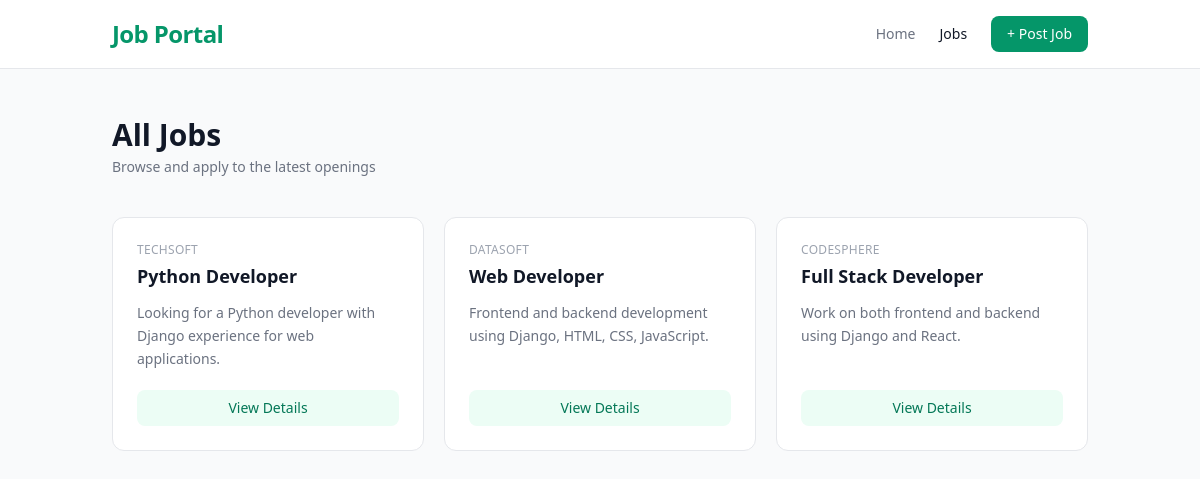
The app's page /jobs/, older data.
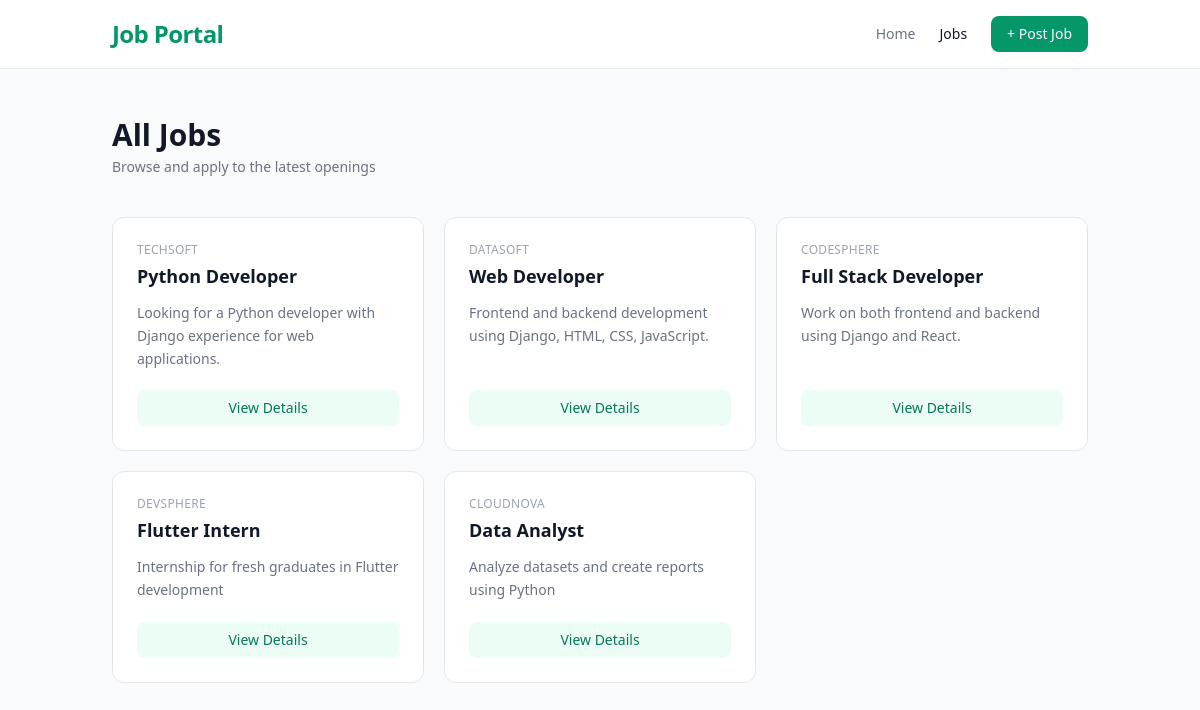
The same page, newer data.
### jobs/models.py (models this page shows, shortened)
class Job(models.Model):
    JOB_TYPE_CHOICES = (
        ('Full Time', 'Full Time'),
        ('Part Time', 'Part Time'),
        ('Remote', 'Remote'),
        ('Internship', 'Internship'),
    )
    employer = models.ForeignKey(EmployerProfile, on_delete=models.CASCADE)
    title = models.CharField(max_length=200)
    company = models.CharField(max_length=100)
    description = models.TextField()
    salary = models.CharField(max_length=100, null=True, blank=True)
    location = models.CharField(max_length=200)
    job_type = models.CharField(max_length=50, choices=JOB_TYPE_CHOICES)
    created_at = models.DateTimeField(auto_now_add=True)

### jobs/views.py (the view)
# urls.py: path('jobs/', views.job_list, name='job_list'),
def job_list(request):
    jobs = Job.objects.all()
    return render(request, 'main/job_list.html', {'jobs': jobs})

### jobs/templates/main/job_list.html (shortened to what this page needs)
<!doctype html>
<html lang="en">
  <head>
    <script src="https://cdn.tailwindcss.com"></script>
  </head>
  <body class="bg-gray-50 antialiased">
    <nav class="bg-white border-b border-gray-200">
      <div class="container mx-auto px-6 py-4 flex justify-between items-center">
        <a href="/" class="text-2xl font-bold text-emerald-600 tracking-tight">
          Job Portal
        </a>
        <div class="flex items-center space-x-6">
          <a href="/" class="text-gray-500 hover:text-gray-900 text-sm transition-colors">Home</a>
          <a href="/jobs/" class="text-gray-900 font-medium text-sm">Jobs</a>
          <a href="/jobs/add/" class="bg-emerald-600 text-white px-4 py-2 rounded-lg text-sm hover:bg-emerald-700 transition-colors">
            + Post Job
          </a>
        </div>
      </div>
    </nav>
    <div class="container mx-auto px-6 py-12">
      <div class="mb-10">
        <h1 class="text-3xl font-bold text-gray-900 mb-1">All Jobs</h1>
        <p class="text-gray-500 text-sm">Browse and apply to the latest openings</p>
      </div>
      <div class="grid md:grid-cols-2 lg:grid-cols-3 gap-5">
        {% for job in jobs %}
        <div class="bg-white border border-gray-200 rounded-xl p-6 hover:border-emerald-300 hover:shadow-sm transition-all flex flex-col justify-between">
          <div>
            <p class="text-xs text-gray-400 font-medium uppercase tracking-wide mb-1">{{ job.company }}</p>
            <h3 class="text-lg font-semibold text-gray-900 mb-3">
              {{ job.title }}
            </h3>
            <p class="text-gray-500 text-sm leading-relaxed mb-5">
              {{ job.description|truncatewords:20 }}
            </p>
          </div>
          <a href="/jobs/{{ job.id }}/"
             class="inline-block text-center bg-emerald-50 text-emerald-700 text-sm font-medium px-4 py-2 rounded-lg hover:bg-emerald-600 hover:text-white transition-colors">
            View Details
          </a>
        </div>
        {% endfor %}
      </div>
    </div>
  </body>
</html>

Row changes from the older to the newer data that the page shows:
added Job: company "DEVSPHERE", title "Flutter Intern", description "Internship for fresh graduates in Flutter development"
added Job: company "CLOUDNOVA", title "Data Analyst", description "Analyze datasets and create reports using Python"
